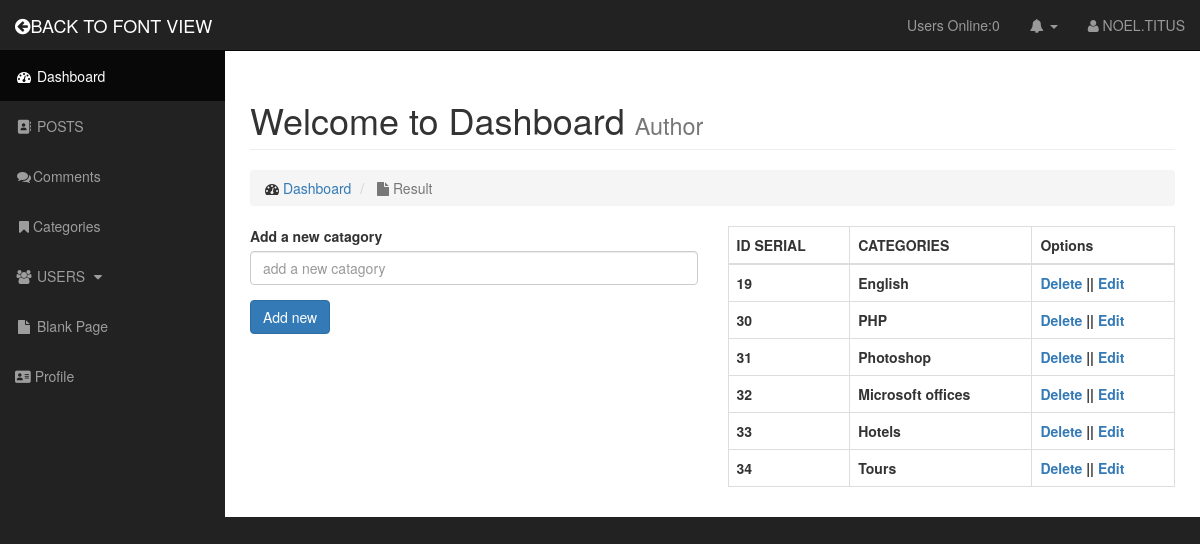
/admin/categories.php (signed in), run on the app's committed database.
### tables this page shows
CREATE TABLE `categories` (
  `cat_id` int(11) NOT NULL,
  `cat_title` varchar(255) NOT NULL
);

### admin/functions.php (the view, shortened to what this page needs)
<?php
function list_categories(){
     global $conn;
             $query =" SELECT * FROM categories";
             $cat_query = mysqli_query($conn,$query);
             while($row =mysqli_fetch_assoc($cat_query)){
             $cat_id= $row['cat_id'];
             $cat_title= $row['cat_title'];
            echo "<tr>" ;
            echo "<th scope='row'>{$cat_id}</th>";
            echo "<th scope='row'>{$cat_title}</th>";
            echo "<th scope='row'><a href='categories.php?remove={$cat_id}'>Delete</a> ||
            <a href='categories.php?edit={$cat_id}'>Edit</i></a></th>";
            echo "</tr>" ;
               };}
?>

### admin/css/sb-admin.css (style rules this page uses)
body { margin-top: 100px; background-color: #222; }
@media (min-width:768px) { body { margin-top: 50px; } }

### data on the page
categories: cat_id "19", cat_title "English"
categories: cat_id "30", cat_title "PHP"
categories: cat_id "31", cat_title "Photoshop"
categories: cat_id "32", cat_title "Microsoft offices"
categories: cat_id "33", cat_title "Hotels"
categories: cat_id "34", cat_title "Tours"

### other printed values
users_online() "0"
$_SESSION['username'] "NOEL.TITUS"
